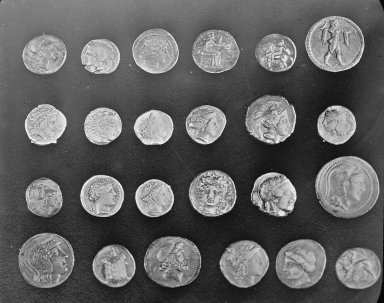
#> input picture skimage.data.coins(), 384 x 303 px
$ jupyter execute --allow-errors 1-skimage_intro.ipynb   (shell and % lines are left out)
#> lines starting #> are read from the running program, lines starting #| are printed output that depends on the picture; after the words box and inside, x2 and y2 are one past the last pixel; in counts of white or black regions, pixels touching at a corner belong together
To participate, you'll need to git clone (or download the .zip from GitHub):

https://github.com/mbeyeler/2018-neurohack-skimage

You can do that in git using:

    git clone https://github.com/mbeyeler/2018-neurohack-skimage

If you have already cloned the material, please issue `git pull` now and reload the notebook to ensure that you have the latest updates.

# Tutorial 1: Image Manipulation

This tutorial was adapted from https://github.com/scikit-image/skimage-tutorials/blob/master/lectures/00_images_are_arrays.ipynb.

## Images are NumPy arrays

Images are represented in ``scikit-image`` using standard ``numpy`` arrays.  This allows maximum inter-operability with other libraries in the scientific Python ecosystem, such as ``matplotlib`` and ``scipy``.

Let's see how to build a grayscale image as a 2D array:

[cell 1]
import numpy as np
from matplotlib import pyplot as plt

random_image = np.random.random([500, 500])

plt.imshow(random_image, cmap='gray')
plt.colorbar();
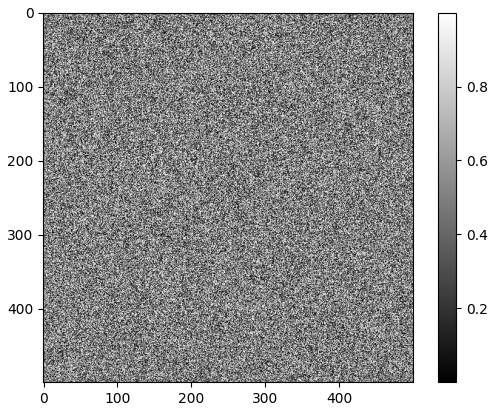
#> figure drawn by matplotlib, 2 panels

The same holds for "real-world" images:

[cell 2]
from skimage import data

coins = data.coins()
#> coins is the input picture: shape (303, 384); min 1, max 252, mean 96.9

print('Type:', type(coins))
#| Type: <class 'numpy.ndarray'>
print('dtype:', coins.dtype)
#| dtype: uint8
print('shape:', coins.shape)
#| shape: (303, 384)

plt.imshow(coins, cmap='gray');

A color image is a 3D array, where the last dimension has size 3 and represents the red, green, and blue channels:

[cell 3]
cat = data.chelsea()
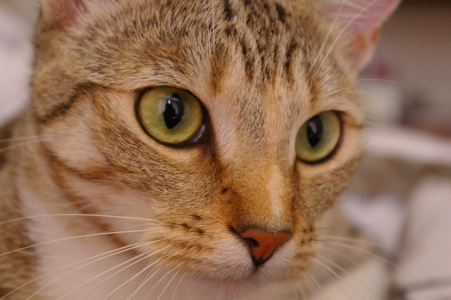
#> input picture skimage.data.chelsea(), 451 x 300 px
#> cat is the input picture: shape (300, 451, 3); mean R, G, B 147.7, 111.4, 86.8
print("Shape:", cat.shape)
#| Shape: (300, 451, 3)
print("Values min/max:", cat.min(), cat.max())
#| Values min/max: 0 231

plt.imshow(cat);

These are *just NumPy arrays*. E.g., we can make a red square by using standard array slicing and manipulation:

[cell 4]
cat[10:110, 10:110, :] = [255, 0, 0]  # [red, green, blue]
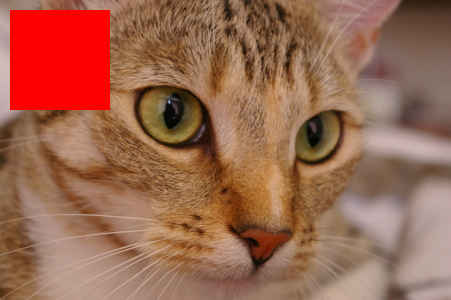
#> cat: shape (300, 451, 3); 7.39% of pixels changed, all inside (x1, y1, x2, y2) = (10, 10, 110, 110)
plt.imshow(cat);

Images can also include transparent regions by adding a 4th dimension, called an *alpha layer*.

### Other shapes, and their meanings

|Image type|Coordinates|
|:---|:---|
|2D grayscale|(row, column)|
|2D multichannel|(row, column, channel)|
|3D grayscale (or volumetric) |(plane, row, column)|
|3D multichannel|(plane, row, column, channel)|

### Data types and image values

In literature, one finds different conventions for representing image values:

```
  0 - 255   where  0 is black, 255 is white
  0 - 1     where  0 is black, 1 is white
```

``scikit-image`` supports both conventions--the choice is determined by the
data-type of the array.

E.g., here, I generate two valid images:

## Displaying images using matplotlib

[cell 5]
from skimage import data

img0 = data.chelsea()
img1 = data.rocket()
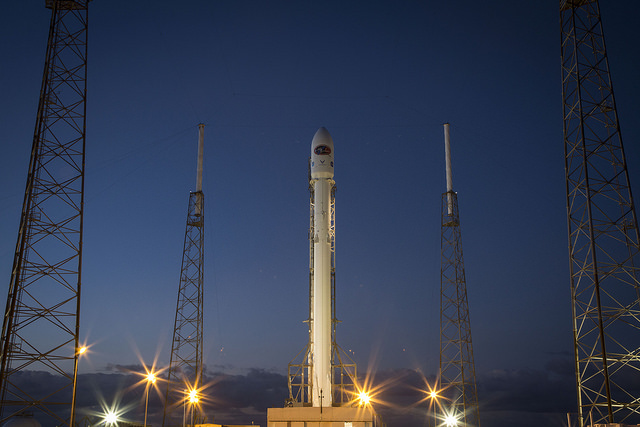
#> input picture skimage.data.rocket(), 640 x 427 px
#> img1 is the input picture: shape (427, 640, 3); mean R, G, B 52.3, 61.3, 82.3

[cell 6]
import matplotlib.pyplot as plt

f, (ax0, ax1) = plt.subplots(ncols=2, figsize=(20, 10))

ax0.imshow(img0)
ax0.set_title('Cat', fontsize=18)
ax0.axis('off')

ax1.imshow(img1)
ax1.set_title('Rocket', fontsize=18)
ax1.set_xlabel(r'Launching position $\alpha=320$')

ax1.vlines([202, 450], 0, img1.shape[0], colors='white', linewidth=3, label='Side tower position')

ax1.legend();
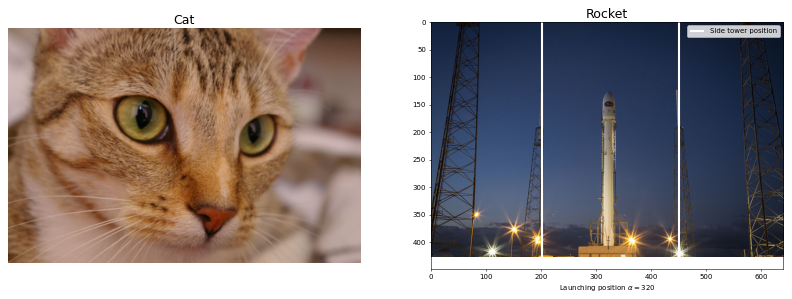
#> figure drawn by matplotlib, 2 panels

## Drawing

[cell 7]
from skimage import draw

# Draw a circle with radius 50 at (200, 150):
r, c = draw.circle(200, 150, 50)
# Change only the green channel:
img1[r, c, 1] = 255
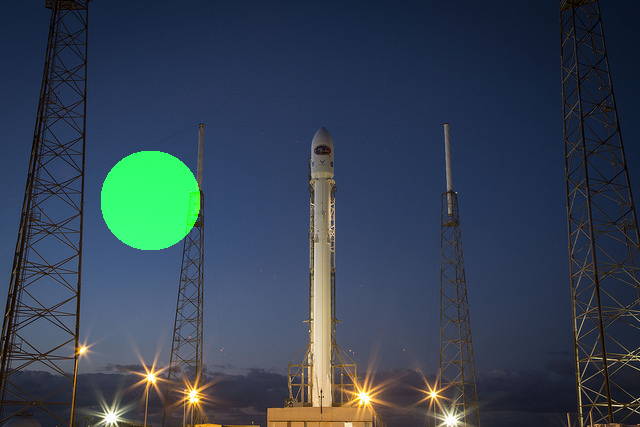
#> img1: shape (427, 640, 3); 2.86% of pixels changed, all inside (x1, y1, x2, y2) = (101, 151, 200, 250)

plt.imshow(img1)

For more on plotting, see the [Matplotlib documentation](https://matplotlib.org/gallery/index.html#images-contours-and-fields) and [pyplot API](https://matplotlib.org/api/pyplot_summary.html).

## Image I/O

Mostly, we won't be using input images from the scikit-image example data sets.  Those images are typically stored in JPEG or PNG format.  Since scikit-image operates on NumPy arrays, *any* image reader library that provides arrays will do.  Options include imageio, matplotlib, pillow, etc.

scikit-image conveniently wraps many of these in the `io` submodule, and will use whichever of the libraries mentioned above are installed:

[cell 8]
from skimage import io

#> (the rest of this cell did not finish here and is left out)

We also have the ability to load multiple images, or multi-layer TIFF images:

[cell 9]
ic = io.ImageCollection('../img/*.jpg')
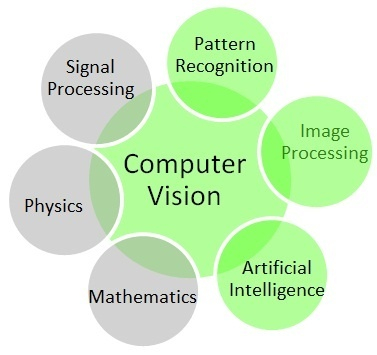
#> input picture img/cv-vs-ip.jpg, 377 x 355 px
#> ic = 1 item

print('Type:', type(ic))
#| Type: <class 'list'>

#> (the rest of this cell did not finish here and is left out)
